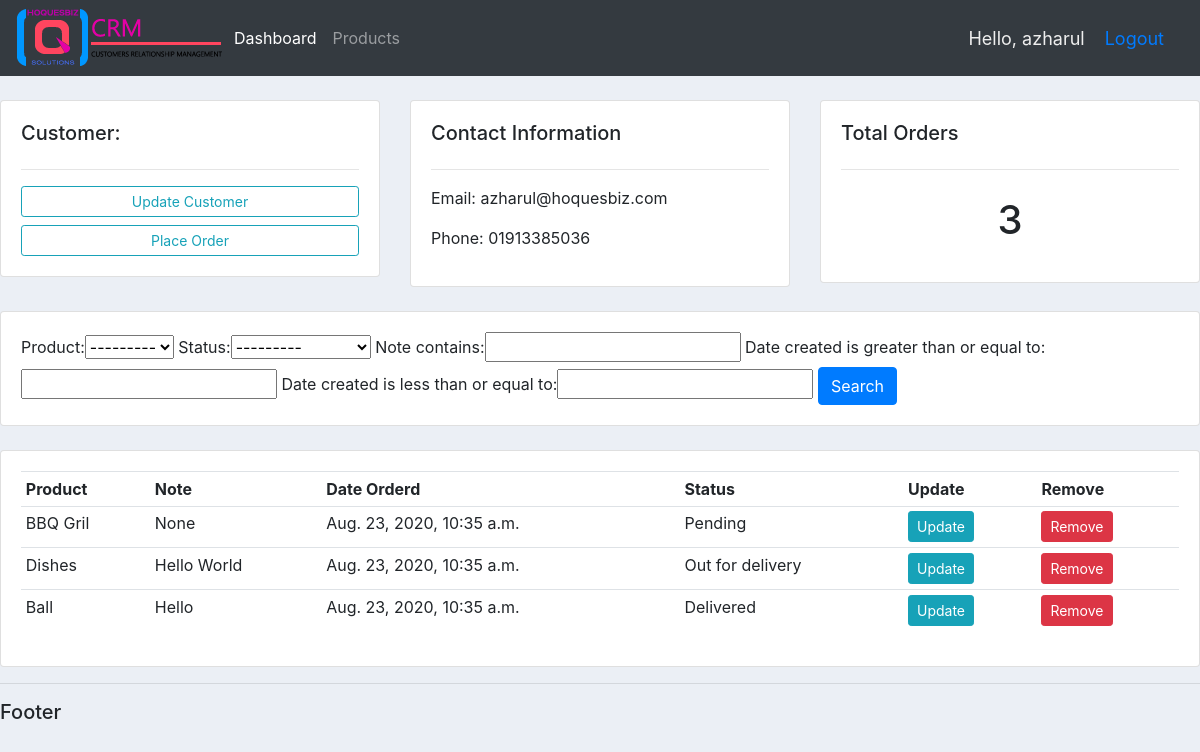
The app's page /customer/1/ (signed in) with its own data.
### accounts/models.py (models this page shows, shortened)
class Customer(models.Model):
    user = models.OneToOneField(User, null=True, on_delete=models.CASCADE)
    name = models.CharField(max_length=200, null=True)
    phone = models.CharField(max_length=200, null=True)
    email = models.CharField(max_length=200, null=True)
    profile_pic = models.ImageField(default='profile1.png', null=True, blank=True)
    date_created = models.DateTimeField(auto_now_add=True, null=True)

class Order(models.Model):
    STATUS = (
        ('Pending', 'Pending'),
        ('Out for delivery', 'Out for delivery'),
        ('Delivered', 'Delivered'),
    )
    customer = models.ForeignKey(Customer, null=True, on_delete=models.SET_NULL)
    product = models.ForeignKey(Product, null=True, on_delete=models.SET_NULL)
    date_created = models.DateTimeField(auto_now_add=True, null=True)
    status = models.CharField(max_length=200, null=True, choices=STATUS)
    note = models.CharField(max_length=1000, null=True)

class Product(models.Model):
    CATEGORY = (
        ('Indoor', 'Indoor'),
        ('Out Door', 'Out Door'),
    )
    name = models.CharField(max_length=200, null=True)
    price = models.FloatField(null=True)
    category = models.CharField(max_length=200, null=True, choices=CATEGORY)
    description = models.CharField(max_length=200, null=True, blank=True)
    date_created = models.DateTimeField(auto_now_add=True, null=True)
    tags = models.ManyToManyField(Tag)
    def __str__(self):
        return self.name

### accounts/decorators.py (the view)
        def wrapper_func(request, *args, **kwargs):
            group = None
            if request.user.groups.exists():
                group = request.user.groups.all()[0].name
            if group in allowed_roles:
                return view_func(request, *args, **kwargs)
            return HttpResponse('You are not authorized to view this page')

### accounts/views.py (called while the page is built)
@login_required(login_url='login')
@allowed_users(allowed_roles=['admin'])
def customer(request, id):
    customer = Customer.objects.get(id=id)
    orders = customer.order_set.all()
    orderFilter = OrderFilter(request.GET, queryset=orders)
    orders = orderFilter.qs
    order_count = orders.count()
    context = {'customer': customer,
               'orders': orders,
               'orderFilter': orderFilter,
               'order_count': order_count,
               }
    return render(request, 'accounts/customer.html', context)

### accounts/templates/accounts/customer.html
{%  extends 'accounts/main.html' %}
{% block content %}
	<br>
    <div class="row">
	<div class="col-md">
		<div class="card card-body">
			<h5>Customer:</h5>
			<hr>
			<a class="btn btn-outline-info  btn-sm btn-block" href="">Update Customer</a>
			<a class="btn btn-outline-info  btn-sm btn-block" href="{% url 'create_order' customer.id %}">Place Order</a>
		</div>
	</div>
	<div class="col-md">
		<div class="card card-body">
			<h5>Contact Information</h5>
			<hr>
			<p>Email: {{ customer.email }}</p>
			<p>Phone: {{ customer.phone }}</p>
		</div>
	</div>
	<div class="col-md">
		<div class="card card-body">
			<h5>Total Orders</h5>
			<hr>
			<h1 style="text-align: center;padding: 10px">{{ order_count }}</h1>
		</div>
	</div>
</div>
    <br>
    <div class="row">
        <div class="col">
            <div class="card card-body">
                <form method="get">
                    {{ orderFilter.form }}
                <button class="btn btn-primary" type="submit">Search</button>
              </form>
            </div>
        </div>
    </div>
    <br>
    <div class="row">
        <div class="col-md">
            <div class="card card-body">
                <table class="table table-sm">
                    <tr>
                        <th>Product</th>
                        <th>Note</th>
                        <th>Date Orderd</th>
                        <th>Status</th>
                        <th>Update</th>
                        <th>Remove</th>
                    </tr>
                    {% for order in orders %}
                        <tr>
                            <td>{{ order.product }}</td>
                            <td>{{ order.note }}</td>
                            <td>{{ order.date_created }}</td>
                            <td>{{ order.status }}</td>
                            <td><a class="btn btn-sm btn-info" href="{% url 'update_order' order.id %}">Update</a></td>
                            <td><a  class="btn btn-sm btn-danger" href="{% url 'delete_order' order.id %}">Remove</a></td>
                        </tr>
                    {% endfor %}
                </table>
            </div>
        </div>
    </div>
{% endblock %}

### accounts/templates/accounts/navbar.html (shortened to what this page needs)
{% load static %}
<nav class="navbar navbar-expand-lg navbar-dark bg-dark">
    <img src="{% static '/images/nav_logo.png' %}" alt="">
  <div class="collapse navbar-collapse" id="navbarNav">
    <ul class="navbar-nav">
      {% if request.user.is_staff %}
        <li class="nav-item active">
          <a class="nav-link" href="{% url 'home' %}">Dashboard</a>
        </li>
        <li class="nav-item">
          <a class="nav-link" href="{% url 'products' %}">Products</a>
        </li>
      {% else %}
        <li class="nav-item">
          <a class="nav-link" href="{% url 'account' %}">Settings</a>
        </li>
      {% endif %}
    </ul>
  </div>
  <span class="hello-msg">Hello, {{ request.user }}</span>
  <span class="hello-msg"><a href="{% url 'logout' %}">Logout</a></span>
</nav>

### static/css/main.css (style rules this page uses)
body { background-color: #ebeff5; }

### accounts/templates/accounts/navbar.html (style rules this page uses)
.hello-msg { font-size: 18px; color: #eee; margin-right: 20px; }

### records on screen
Customer: email "azharul@hoquesbiz.com", phone "01913385036"
Order: product "BBQ Gril", note "None", date_created "Aug. 23, 2020, 10:35 a.m.", status "Pending"
Order: product "Dishes", note "Hello World", date_created "Aug. 23, 2020, 10:35 a.m.", status "Out for delivery"
Order: product "Ball", note "Hello", date_created "Aug. 23, 2020, 10:35 a.m.", status "Delivered"

### other values on screen
{{ request.user }} "azharul"
{{ order_count }} "3"
